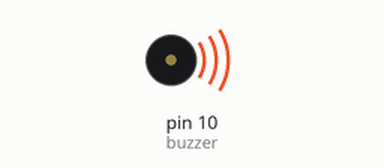
A program run on a simulated Arduino Uno, built with avr-gcc and run on an emulated ATmega328P. On the bench: buzzer (waves = sounding).

Above: at 0.1 s.
Timing chart, 0 to 3.0 s (numbered marks = the images above):
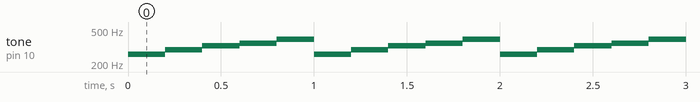

Measured:
- by itself, tone on pin 10 (buzzer): repeats every 1.0 s: 293 Hz 0.20 s, 329 Hz 0.20 s, 349 Hz 0.20 s, 392 Hz 0.20 s, 261 Hz 0.20 s

The program:

main.cpp
```cpp
#include <Arduino.h>

const int buzzer = 10;

void setup() {
  pinMode(buzzer,OUTPUT);
}


void loop() {
      // Aciona o buzzer na frequencia relativa ao Dó em Hz
    tone(buzzer,261);
    // Espera um tempo para Desativar
    delay(200);
    //Desativa o buzzer
    noTone(buzzer);
    // Aciona o buzzer na frequencia relativa ao Ré em Hz
    tone(buzzer,293);
    delay(200);
    noTone(buzzer);
    // Aciona o buzzer na frequencia relativa ao Mi em Hz
    tone(buzzer,329);
    delay(200);
    noTone(buzzer);
    // Aciona o buzzer na frequencia relativa ao Fá em Hz
    tone(buzzer,349);
    delay(200);
    noTone(buzzer);
    // Aciona o buzzer na frequencia relativa ao Sol em Hz
    tone(buzzer,392);
    delay(200);
    noTone(buzzer) ;
}
```
